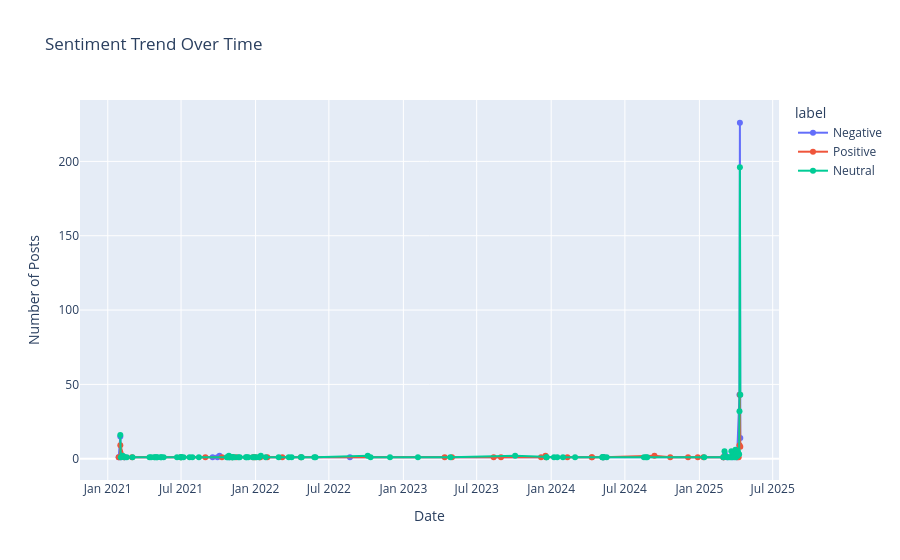

Source (notebook cell):
### Code cell
# 每日 Label 統計
Reddit['date'] = pd.to_datetime(Reddit['datetime']).dt.date
time_label = Reddit.groupby(['date', 'label']).size().reset_index(name='count')
time_label['label'] = time_label['label'].map(label_map)

fig_time = px.line(
    time_label,
    x='date',
    y='count',
    color='label',
    markers=True,
    title='Sentiment Trend Over Time'
)
fig_time.update_layout(xaxis_title='Date', yaxis_title='Number of Posts')
fig_time.show()

### Figure 1 — Plotly figure (JSON) as saved in the notebook; plotly's stock layout.template omitted (floating-point values rounded to 4 significant figures)
{"data": [{"hovertemplate": "label=Negative<br>date=%{x}<br>count=%{y}<extra></extra>", "legendgroup": "Negative", "line": {"color": "#636efa", "dash": "solid"}, "marker": {"symbol": "circle"}, "mode": "lines+markers", "name": "Negative", "orientation": "v", "showlegend": true, "type": "scatter", "x": ["2021-01-28", "2021-02-01", "2021-02-03", "2021-02-12", "2021-09-17", "2021-09-29", "2021-10-04", "2021-10-27", "2022-08-22", "2024-05-10", "2025-03-02", "2025-03-05", "2025-03-11", "2025-03-24", "2025-04-04", "2025-04-10", "2025-04-11", "2025-04-12"], "xaxis": "x", "y": [1, 15, 1, 1, 1, 1, 2, 1, 1, 1, 1, 3, 1, 1, 1, 43, 226, 14], "yaxis": "y"}, {"hovertemplate": "label=Positive<br>date=%{x}<br>count=%{y}<extra></extra>", "legendgroup": "Positive", "line": {"color": "#EF553B", "dash": "solid"}, "marker": {"symbol": "circle"}, "mode": "lines+markers", "name": "Positive", "orientation": "v", "showlegend": true, "type": "scatter", "x": ["2021-01-28", "2021-01-31", "2021-02-01", "2021-02-10", "2021-03-02", "2021-06-30", "2021-08-30", "2021-10-10", "2021-11-04", "2021-11-14", "2021-12-26", "2021-12-31", "2022-01-11", "2022-01-13", "2022-01-30", "2022-03-08", "2022-04-23", "2023-04-13", "2023-05-01", "2023-08-12", "2023-08-30", "2023-12-07", "2023-12-18", "2023-12-19", "2024-02-10", "2024-04-10", "2024-04-11", "2024-05-08", "2024-09-12", "2024-10-21", "2024-12-04", "2024-12-28", "2025-01-11", "2025-03-01", "2025-03-02", "2025-03-28", "2025-04-04", "2025-04-08", "2025-04-10", "2025-04-11", "2025-04-12"], "xaxis": "x", "y": [1, 1, 9, 1, 1, 1, 1, 1, 1, 1, 1, 1, 1, 1, 1, 1, 1, 1, 1, 1, 1, 1, 2, 1, 1, 1, 1, 1, 2, 1, 1, 1, 1, 1, 1, 2, 1, 1, 9, 43, 8], "yaxis": "y"}, {"hovertemplate": "label=Neutral<br>date=%{x}<br>count=%{y}<extra></extra>", "legendgroup": "Neutral", "line": {"color": "#00cc96", "dash": "solid"}, "marker": {"symbol": "circle"}, "mode": "lines+markers", "name": "Neutral", "orientation": "v", "showlegend": true, "type": "scatter", "x": ["2021-02-01", "2021-02-02", "2021-02-07", "2021-02-11", "2021-02-17", "2021-03-03", "2021-04-14", "2021-04-18", "2021-04-26", "2021-04-28", "2021-05-02", "2021-05-03", "2021-05-12", "2021-05-13", "2021-05-19", "2021-06-21", "2021-06-30", "2021-07-01", "2021-07-02", "2021-07-07", "2021-07-22", "2021-07-29", "2021-08-14", "2021-10-22", "2021-10-24", "2021-10-27", "2021-10-28", "2021-10-30", "2021-11-04", "2021-11-05", "2021-11-06", "2021-11-10", "2021-11-19", "2021-11-23", "2021-12-08", "2021-12-10", "2021-12-14", "2021-12-25", "2021-12-29", "2022-01-03", "2022-01-10", "2022-01-14", "2022-01-26", "2022-02-27", "2022-03-24", "2022-03-31", "2022-04-23", "2022-04-25", "2022-05-26", "2022-05-29", "2022-10-05", "2022-10-12", "2022-11-29", "2023-02-06", "2023-04-27", "2023-10-04", "2023-12-20", "2023-12-21", "2024-01-08", "2024-01-16", "2024-01-30", "2024-02-29", "2024-05-06", "2024-05-07", "2024-05-08", "2024-05-10", "2024-05-17", "2024-08-17", "2024-08-22", "2024-08-25", "2025-01-13", "2025-03-01", "2025-03-04", "2025-03-11", "2025-03-15", "2025-03-19", "2025-03-21", "2025-03-22", "2025-03-24", "2025-03-25", "2025-03-26", "2025-03-27", "2025-03-28", "2025-03-29", "2025-03-31", "2025-04-01", "2025-04-02", "2025-04-03", "2025-04-04", "2025-04-05", "2025-04-06", "2025-04-07", "2025-04-08", "2025-04-09", "2025-04-10", "2025-04-11", "2025-04-12"], "xaxis": "x", "y": [16, 1, 2, 1, 1, 1, 1, 1, 1, 1, 1, 1, 1, 1, 1, 1, 1, 1, 1, 1, 1, 1, 1, 1, 1, 2, 1, 1, 1, 1, 1, 1, 1, 1, 1, 1, 1, 1, 1, 1, 1, 2, 1, 1, 1, 1, 1, 1, 1, 1, 2, 1, 1, 1, 1, 2, 1, 1, 1, 1, 1, 1, 1, 1, 1, 1, 1, 1, 1, 1, 1, 1, 5, 1, 1, 1, 5, 1, 2, 4, 4, 2, 1, 2, 6, 1, 3, 3, 2, 2, 5, 3, 3, 3, 32, 196, 43], "yaxis": "y"}], "layout": {"legend": {"title": {"text": "label"}, "tracegroupgap": 0}, "title": {"text": "Sentiment Trend Over Time"}, "xaxis": {"anchor": "y", "domain": [0, 1], "title": {"text": "Date"}}, "yaxis": {"anchor": "x", "domain": [0, 1], "title": {"text": "Number of Posts"}}}}
